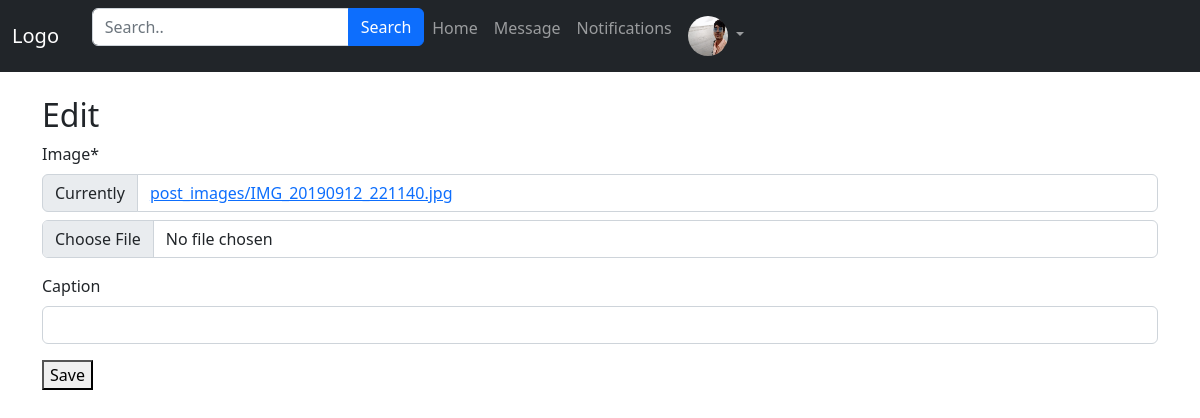
/post/edit-post/3/ (signed in), run on an earlier commit of the app's database.
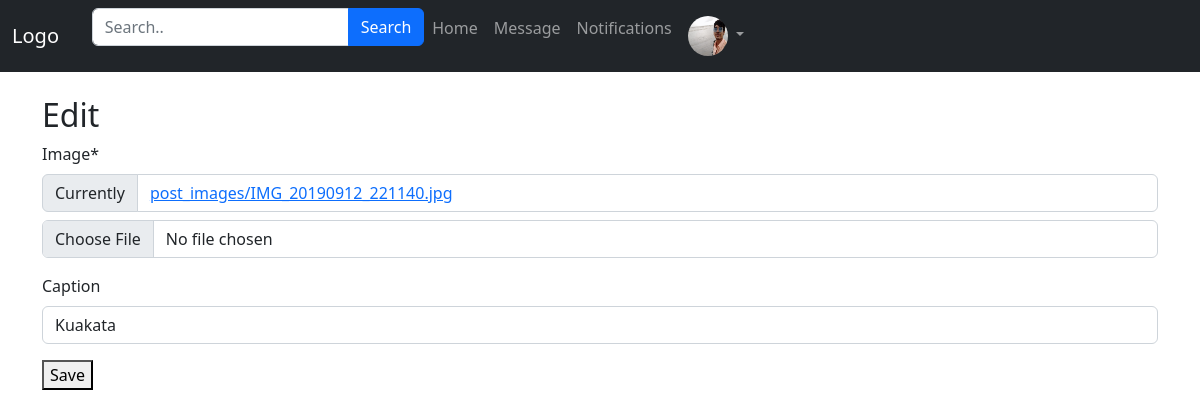
And on a later commit of the database.
### App_Login/models.py (models this page shows)
class UserProfile(models.Model):
    user = models.OneToOneField( User, related_name='user_profile', on_delete=models.CASCADE)
    profile_pic = models.ImageField(upload_to='profile_pics',blank=True)
    description = models.TextField(blank=True)
    full_name = models.CharField(max_length=264,blank=True)
    dob = models.DateField(blank=True,null=True)
    website=models.URLField(blank=True)
    facebook = models.URLField(blank=True)

### App_Post/models.py (models this page shows)
class Posts(models.Model):
    author = models.ForeignKey(User, on_delete=models.CASCADE, related_name='post')
    image = models.ImageField(upload_to='post_images')
    caption = models.CharField(max_length=264, blank= True)
    upload_date = models.DateTimeField(auto_now_add=True)
    update_date = models.DateTimeField(auto_now=True)
    class Meta:
        ordering=['-upload_date',]

### App_Post/views.py (the view)
# urls.py: path('edit-post/<post_id>/', views.edit_post, name='edit_post'),
@login_required
def edit_post(request, post_id):
    post = get_object_or_404(Posts, pk=post_id, author=request.user)
    if request.method == 'POST':
        form = PostForm(request.POST, request.FILES, instance=post)
        if form.is_valid():
            form.save()
            return redirect('App_Login:user', username=request.user.username)
    else:
        form = PostForm(instance=post)
    return render(request, 'App_Post/edit_post.html', {'form': form})

### App_Post/forms.py
class PostForm(forms.ModelForm):
    class Meta:
        model=Posts
        fields = ('image','caption',)

### templates/App_Post/edit_post.html (shortened to what this page needs)
{% extends 'navbar.html' %}
{% load crispy_forms_tags %}
{% block body_block %}
  <h2>Edit</h2>
  <form method="post" enctype="multipart/form-data">
    {{ form|crispy }}
    <button type="submit">Save</button>
  </form>
{% endblock %}

### templates/navbar.html (shortened to what this page needs)
<!DOCTYPE html>
<html lang="en">
<head>
  <link href="https://cdn.jsdelivr.net/npm/bootstrap@5.2.3/dist/css/bootstrap.min.css" rel="stylesheet">
</head>
<body>
<nav class="navbar navbar-expand-lg bg-dark navbar-dark">
  <div class="container-fluid">
    <a class="navbar-brand" href="#">Logo</a>
    <div class="collapse navbar-collapse" id="collapsibleNavbar">
      <ul class="navbar-nav ">
        <form class="form-inline" method="get" action="{% url 'App_Post:home' %}">
          <div class="input-group mb-3">
              <input type="text" class="form-control" placeholder="Search.." name="search">
              <button class="btn btn-primary" type="submit">Search</button>
          </div>
      </form>
        <li class="nav-item">
          <a class="nav-link" href="{% url 'App_Post:home' %}">Home</a>
        </li>
        <li class="nav-item">
          <a class="nav-link" href="{% url 'App_Message:inbox' %}">Message</a>
        </li>
        <li class="nav-item">
          <a class="nav-link" href="{% url 'App_Post:notifications' %}">Notifications</a>
        </li>
        <li class="nav-item dropdown">
          {% if user.user_profile.profile_pic %}
          <a class="nav-link dropdown-toggle" href="#" role="button" data-bs-toggle="dropdown">
            <img src="/media/{{user.user_profile.profile_pic}}" width= '40px' height="40px" class="rounded-circle">
          </a>
          {% else %}
          <a class="nav-link dropdown-toggle" href="#" role="button" data-bs-toggle="dropdown">
            <img src="/media/default.png" width= '40px' height="40px" class="rounded-circle">
          </a>
          {% endif %}
        </li>
      </ul>
    </div>
  </div>
</nav>
<br>
<div class="container">
{% block body_block %}
{% endblock %}
</div>
</body>
</html>

What changed in the data, as far as the page shows it:
changed Posts: caption (not shown) → "Kuakata"
